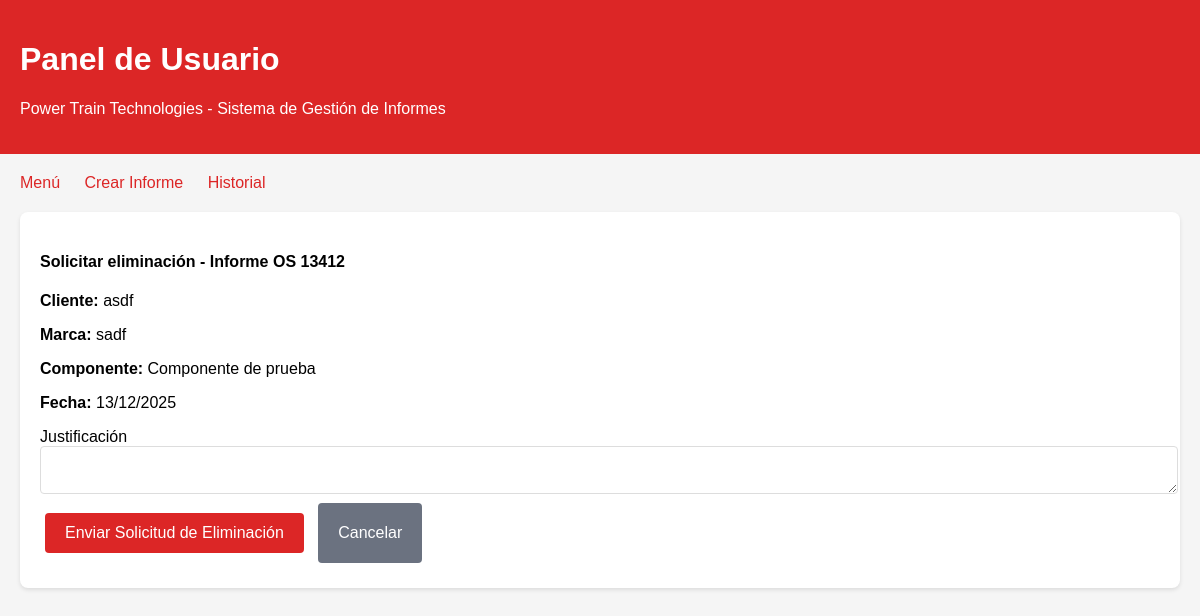
The page /eliminar/3/ (signed in) on the database its author committed.
### admin_panel/models.py (models this page shows, shortened)
class Informe(models.Model):
    numero_os = models.CharField(max_length=50)
    marca = models.CharField(max_length=100)
    componente = models.ForeignKey(
    Componente,
    on_delete=models.PROTECT
    )
    cliente = models.CharField(max_length=200)
    aplicacion = models.CharField(max_length=100)
    autor = models.ForeignKey(
        settings.AUTH_USER_MODEL,
        on_delete=models.CASCADE,
        related_name="informes_creados"
    )
    inspector = models.ForeignKey(
        settings.AUTH_USER_MODEL,
        on_delete=models.CASCADE,
        related_name="informes_inspeccionados",
        null=True,
        blank=True
    )
    fecha_creacion = models.DateTimeField(auto_now_add=True)

class Componente(models.Model):
    nombre = models.CharField(max_length=100, unique=True)
    activo = models.BooleanField(default=True)
    def __str__(self):
        return self.nombre

### user_panel/views.py (the view, shortened to what this page needs)
# urls.py: path('eliminar/<int:informe_id>/', views.solicitar_eliminacion, name='solicitar_eliminacion'),
@login_required
def solicitar_eliminacion(request, informe_id):
    informe = get_object_or_404(
        Informe,
        id=informe_id,
        inspector=request.user
    )
    if SolicitudCambio.objects.filter(informe=informe, tipo='eliminacion', estado='pendiente').exists():
        messages.info(request, 'Ya existe una solicitud de eliminación en revisión para este informe.')
        return redirect('historial')
    return render(request, 'user_panel/solicitar_eliminacion.html', {
        'informe': informe
    })

### user_panel/templates/user_panel/solicitar_eliminacion.html (shortened to what this page needs)
{% extends "user_panel/base.html" %}
{% block content %}
<div class="card">
<h4>Solicitar eliminación - Informe OS {{ informe.numero_os }}</h4>
<p><strong>Cliente:</strong> {{ informe.cliente }}</p>
<p><strong>Marca:</strong> {{ informe.marca }}</p>
<p><strong>Componente:</strong> {{ informe.componente }}</p>
<p><strong>Fecha:</strong> {{ informe.fecha_creacion|date:"d/m/Y" }}</p>
<form method="post">
  <div class="mb-3">
    <label class="form-label">Justificación</label>
    <textarea class="form-control" name="justificacion" required></textarea>
  </div>
  <button class="btn btn-danger">Enviar Solicitud de Eliminación</button>
  <a href="{% url 'historial' %}" class="btn btn-secondary">Cancelar</a>
  </form>
</div>
{% endblock %}

### user_panel/templates/user_panel/base.html (style rules this page uses)
body { font-family: Arial, sans-serif; margin: 0; padding: 20px; background: #f5f5f5; }
.card { background: white; padding: 20px; margin: 20px 0; border-radius: 8px; box-shadow: 0 2px 4px rgba(0,0,0,0.1); }
.btn { background: #dc2626; color: white; padding: 10px 20px; text-decoration: none; border-radius: 4px; display: inline-flex; align-items: center; justify-content: center; text-align: center; gap: 8px; margin: 5px; border: none; cursor: pointer; font-size: 16px; min-height: 40px; }
.btn-secondary { background: #6b7280; }
.btn-danger { background: #dc2626; }
.form-control { width: 100%; padding: 8px; border: 1px solid #ddd; border-radius: 4px; }

### rows shown on the page
Informe: numero_os "13412", cliente "asdf", marca "sadf", componente "Componente de prueba", fecha_creacion "13/12/2025"
